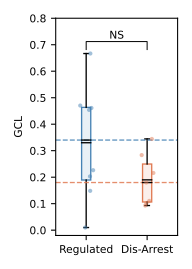

Write the Python code that produced this figure.
"""GCL by category (Regulated vs Dis-Arrest), styled like figure 3E (GMP-Cor)."""
import matplotlib.pyplot as plt
from matplotlib.colors import to_rgba
import numpy as np
import pandas as pd
from scipy import stats
import os

fsize = 10
root_dir = os.path.dirname(os.path.dirname(os.getcwd()))
REG_COLOR = 'steelblue'
DIS_COLOR = '#E07B54'
REF_LW = 1
REF_ALPHA = 0.85


def format_p(p):
    if p < 0.0001:
        return '****'
    elif p < 0.001:
        return '***'
    elif p < 0.01:
        return '**'
    elif p < 0.05:
        return '*'
    else:
        return 'NS'


def panel_gcl(ax):
    path = os.path.join(root_dir, 'results', 'data_metrics', 'data_metricsGCL.csv')
    data = pd.read_csv(path, index_col=0)
    ranking_param = 'GCL'
    to_exclude = ['adam_matrix_filtered.csv', 'deb_Ec_CDS_untreated.csv', 'deb_KP_CDS_untreated.csv']
    data = data[~data['file_name'].isin(to_exclude)].dropna(subset=[ranking_param])
    group1 = data[data['category'] == 'r'][ranking_param]
    group0 = data[data['category'] == 'd'][ranking_param]
    c = "k"
    box = ax.boxplot([group1, group0], meanline=True, showmeans=True, patch_artist=True,
                     boxprops=dict(facecolor="None", color=c), whiskerprops=dict(color=c),
                     capprops=dict(color=c),
                     flierprops=dict(markeredgecolor=c, markersize=2), medianprops=dict(color=c))
    for element in ['boxes', 'whiskers', 'caps', 'medians']:
        for item in box[element]:
            item.set_linewidth(1)
    for mean_line in box['means']:
        mean_line.set_linewidth(1)
        mean_line.set_color(c)
        mean_line.set_linestyle('solid')

    for patch, color in zip(box['boxes'], [REG_COLOR, DIS_COLOR]):
        patch.set_edgecolor(color)
        patch.set_facecolor((*to_rgba(color)[:3], 0.12))

    rng = np.random.default_rng(42)
    for i, (grp, color) in enumerate([(group1, REG_COLOR), (group0, DIS_COLOR)], start=1):
        jitter = rng.uniform(-0.12, 0.12, size=len(grp))
        ax.scatter(i + jitter, grp, color=color, alpha=0.5, s=10, zorder=3, edgecolors='none')

    ax.axhline(group1.median(), color=REG_COLOR, linestyle='--', linewidth=REF_LW, alpha=REF_ALPHA)
    ax.axhline(group0.median(), color=DIS_COLOR, linestyle='--', linewidth=REF_LW, alpha=REF_ALPHA)

    ax.set_xticks([1, 2])
    ax.set_xticklabels(['Regulated', 'Dis-Arrest'], fontsize=fsize - 2, rotation=0, ha='center')
    u_stat, u_p = stats.mannwhitneyu(group1, group0)
    print(f'GCL: n_r={len(group1)}, n_d={len(group0)}, Mann-Whitney U={u_stat}, p={u_p:.4f}')
    x1, x2 = 1, 2
    y_top = max(group1.max(), group0.max())
    h = 0.03
    y = y_top + h * 0.5
    ax.plot([x1, x1, x2, x2], [y, y + h, y + h, y], lw=.75, color='black')
    ax.text((x1 + x2) * 0.5, y + h * 1.1, format_p(u_p), ha='center', va='bottom',
            color='black', fontsize=fsize - 2)
    ax.set_ylabel('GCL', fontsize=fsize - 2)
    ax.set_ylim(bottom=-0.02, top=0.8)
    ax.grid(False)
    ax.tick_params(axis='both', which='major', labelsize=fsize - 2)


fig, ax = plt.subplots(figsize=(2.0, 2.8))
panel_gcl(ax)
fig.tight_layout()
fig.savefig('gcl_boxplot.svg')
fig.savefig('gcl_boxplot_preview.png', dpi=300)
